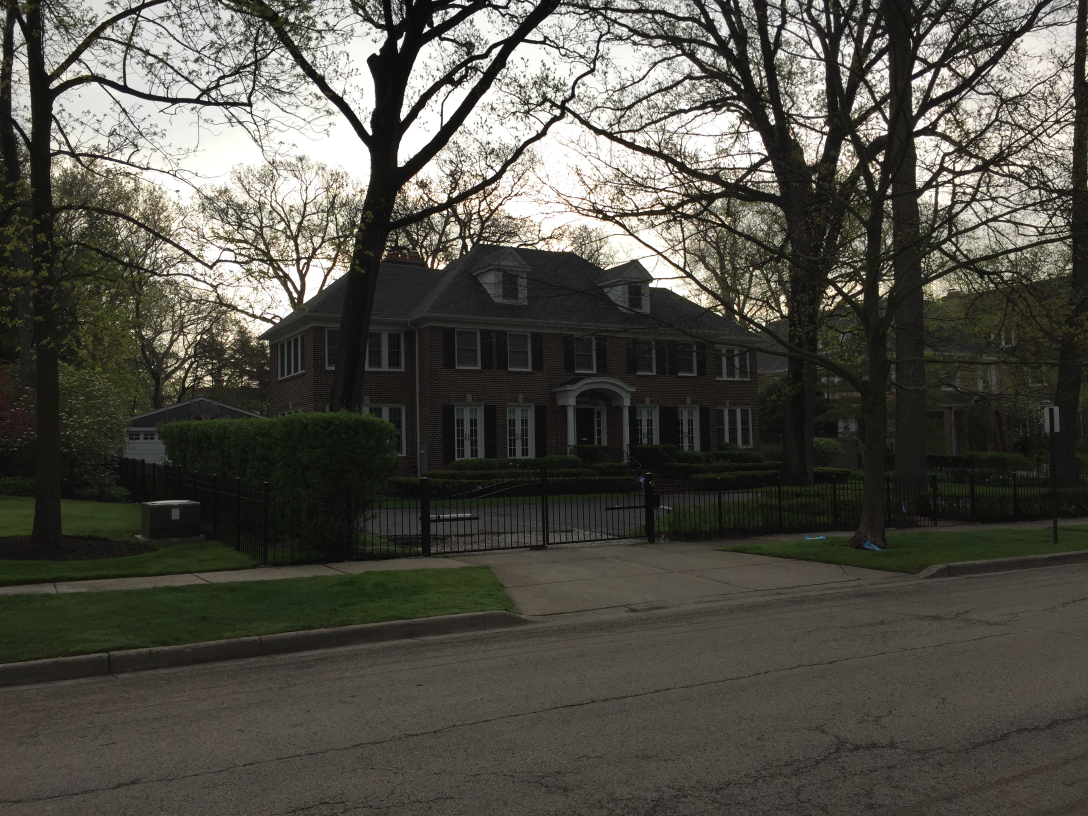
#> input picture art/home_alone/references/neighborhood/house.jpg, 3264 x 2448 px (shown at 1/3 size)
$ python brick_courses.py
#> lines starting #> are read from the running program, lines starting #| are printed output that depends on the picture
"""Real-house storey height from brick courses. CONDITIONAL: the course height (2.5-2.75 in, modular brick) is ASSUMED,
not measured, and the French doors only "confirm" it if they are 80 in, the same door assumption as the interior.
Larger brick or taller doors scale every height here up. Not evidence until the course height has its own ruler.
Photo: Famartin 2015-05-11, art/home_alone/references/neighborhood/house.jpg (3264x2448), front wall left of the porch.
The course period is measured by FFT on a plain brick strip; edges were read on a 3x gridded crop of the window column
(the left French door pair and the upstairs window above it).
usage: uv run --with numpy --with pillow python -I tools/house/brick_courses.py
"""
from pathlib import Path

import numpy as np
from PIL import Image

ROOT = Path(__file__).resolve().parents[2]
COURSE_IN = (2.5, 2.75)          # 1920s brick plus joint per course; modular is 2.667 (3 courses = 8 in)
EDGES = {"up_head": 985, "up_sill": 1107, "door_head": 1212, "door_foot": 1382}   # px, read +-4
UP_HEAD_IN = (80, 90)            # upstairs window head above its floor: at a door head (80) up to just under a ceiling


def course_px():
    im = np.asarray(Image.open(ROOT / "art/home_alone/references/neighborhood/house.jpg").convert("L"), float)
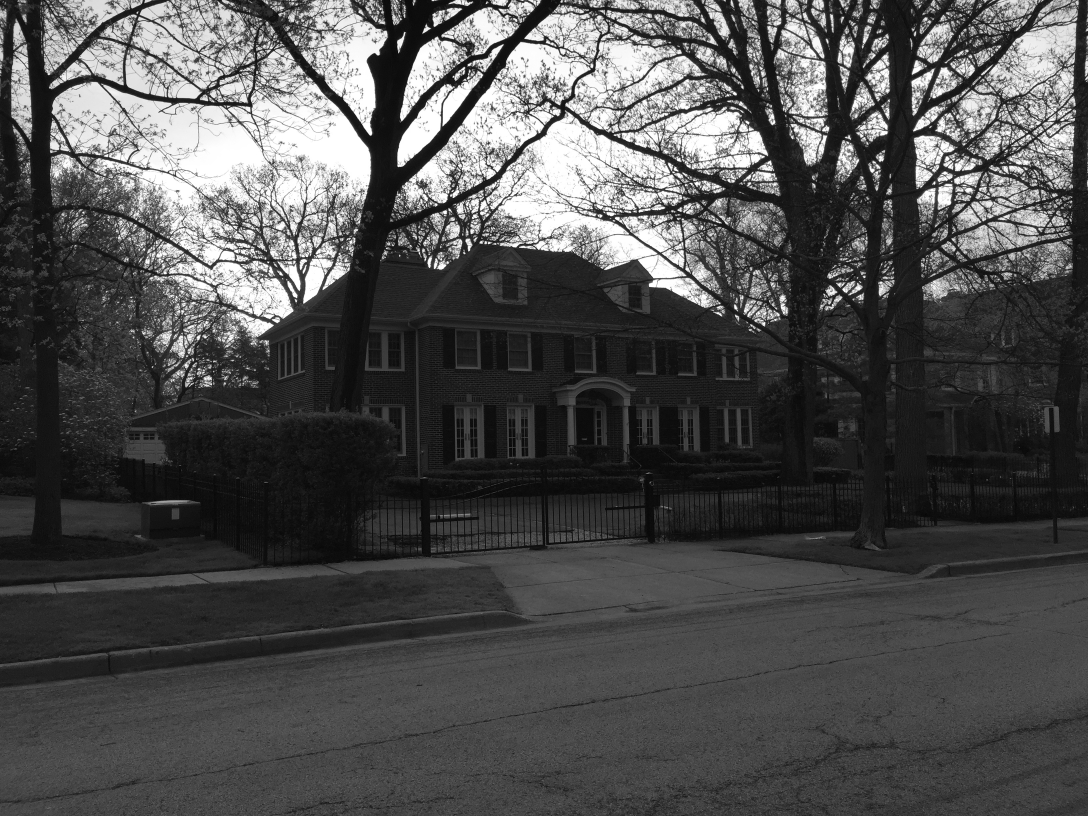
#> im: shape (2448, 3264) float64 (shown at 1/3 size); min 0, max 255, mean 78.6
    out = []
    for ya, yb in ((997, 1160), (1160, 1322)):                    # upper and lower half of the strip (keystone check)
        pr = im[ya:yb, 1264:1326].mean(1)
        pr -= np.convolve(pr, np.ones(15) / 15, "same")
        F = np.abs(np.fft.rfft(pr * np.hanning(len(pr)), 8192)); fr = np.fft.rfftfreq(8192)
        m = (fr > 1 / 12) & (fr < 1 / 3)
        out.append(1 / fr[m][F[m].argmax()])
#> after the loop, out = [5.67, 5.91]
    return out


def main():
    per = course_px()
#> per = [5.67, 5.91]
    p = sum(per) / 2
#> p = 5.79
    door = (EDGES["door_foot"] - EDGES["door_head"]) / p
#> door = 29.36
    span = (EDGES["door_foot"] - EDGES["up_head"]) / p             # ground floor to upstairs window head, in courses
#> span = 68.57
    print(f"course period {per[0]:.2f} / {per[1]:.2f} px (upper / lower half)")
#| course period 5.67 / 5.91 px (upper / lower half)
    print(f"French door: {door:.1f} courses = {door * COURSE_IN[0]:.0f}-{door * COURSE_IN[1]:.0f} in")
#| French door: 29.4 courses = 73-81 in
    f2f = [span * c - h for c in COURSE_IN for h in UP_HEAD_IN]
#> f2f = [91.41, 81.41, 108.6, 98.56]
    print(f"ground floor to upstairs window head: {span:.1f} courses = {span * COURSE_IN[0]:.0f}-{span * COURSE_IN[1]:.0f} in")
#| ground floor to upstairs window head: 68.6 courses = 171-189 in
    print(f"floor-to-floor: {min(f2f):.0f}-{max(f2f):.0f} in ({min(f2f) * 0.0254:.2f}-{max(f2f) * 0.0254:.2f} m)")
#| floor-to-floor: 81-109 in (2.07-2.76 m)
    return door, f2f


if __name__ == "__main__":
    door, f2f = main()
#> door = 29.36; f2f = [91.41, 81.41, 108.6, 98.56]
    assert 25 < door < 35, "course period or edges misread: the French door should span about 30 courses"
